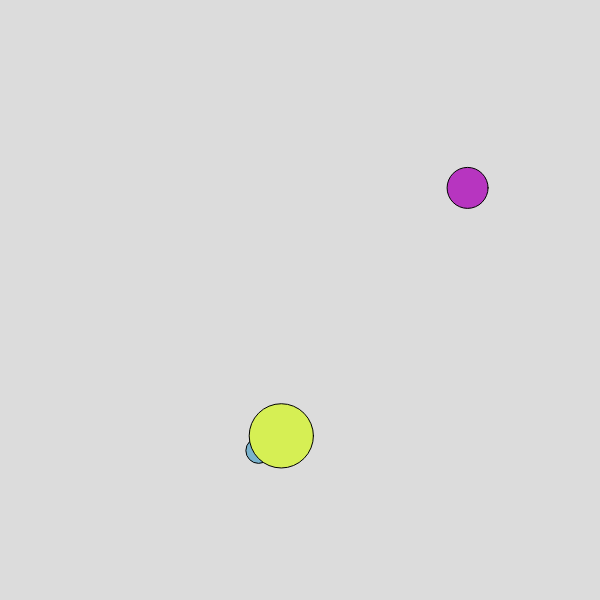
Frame 1 (no input)
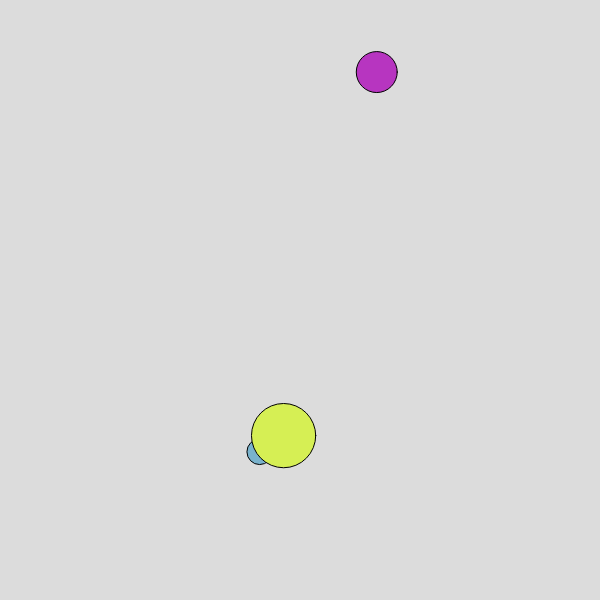
Frame 60 (no input)
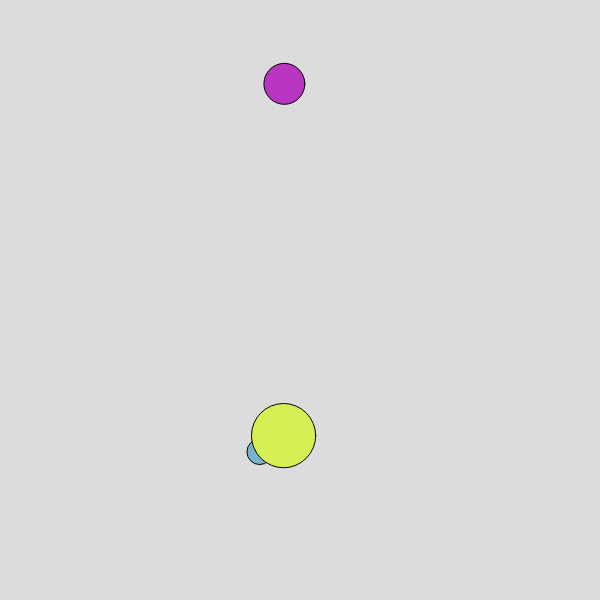
Frame 120 (the mouse pressed at the canvas centre since frame 60)

The p5.js sketch that drew these frames (run headless with seeded random() and noise() and a simulated clock; from frame 60 on, the mouse is pressed at the canvas centre):

// p5.js sketch
// ── sketch.js
let ball1, ball2, ball3;

let SPEED = 3;

function setup() {
  createCanvas(600, 600);
  ellipseMode(RADIUS);
  resetAllBalls()
}

function draw() {
  background(220);
  drawBall(ball1);
  updateBall(ball1);
  keepInBounds(ball1);
  drawBall(ball2);
  updateBall(ball2);
  keepInBounds(ball2);
  drawBall(ball3);
  updateBall(ball3);
  keepInBounds(ball3);
  bounceBalls(ball1,ball2);
  bounceBalls(ball2,ball3);
  bounceBalls(ball1,ball3);
}

function bounceBalls(ballA, ballB) {
  // if the distance between the centers is less than the sum of their radii
  if( dist(ballA.x,ballA.y,ballB.x,ballB.y) <= ballA.radius + ballB.radius ) {
    ballA.dx = ballA.dx * -1;
    ballA.dy = ballA.dy * -1;
    ballB.dx = ballB.dx * -1;
    ballB.dy = ballB.dy * -1;
  }
}


function keepInBounds(ball) {
  // ball.x + ball.r > width, then we are off the screen // right
  if( ball.x + ball.radius > width ) {
     ball.dx = ball.dx * -1; // change x direction
  }
  // ball.y + ball.r > height, then we are off the screen // bottom
  if( ball.y + ball.radius > height ) {
    ball.dy = ball.dy * -1; // change y direction
  }
  // ball.x - ball.r < 0, then we are off the screen // left
  if( ball.x - ball.radius < 0 ) {
    ball.dx = ball.dx * -1; // change x direction
  }
  // ball.y - ball.r > 0, then we are off the screen // top
  if( ball.y - ball.radius < 0 ) {
    ball.dy = ball.dy * -1; // change y direction
  }
}

function resetAllBalls() {
  ball1 = createBall()
  ball2 = createBall()
  ball3 = createBall()  
}

function mouseClicked() {
  resetAllBalls()
}

function updateBall(ball) {
  ball.y = ball.y + ball.dy;
  ball.x = ball.x + ball.dx;  
}

function drawBall(ball) { // implicit declaration of the variable (parameter) ball
  fill(ball.c);
  circle(ball.x,ball.y,ball.radius);  
}

function createBall() {
  let ball = {} // creating an empty object
  // assigning properties to that object
  ball.c = color(random(256),random(256),random(256));
  ball.radius = random(10,50); 
  ball.x = random(ball.radius, width-ball.radius);
  ball.y = random(ball.radius, height-ball.radius);
  ball.dx = random(-SPEED,SPEED);
  ball.dy = random(-SPEED,SPEED);
  ball.radius = random(10,50);  
  return ball;
}
